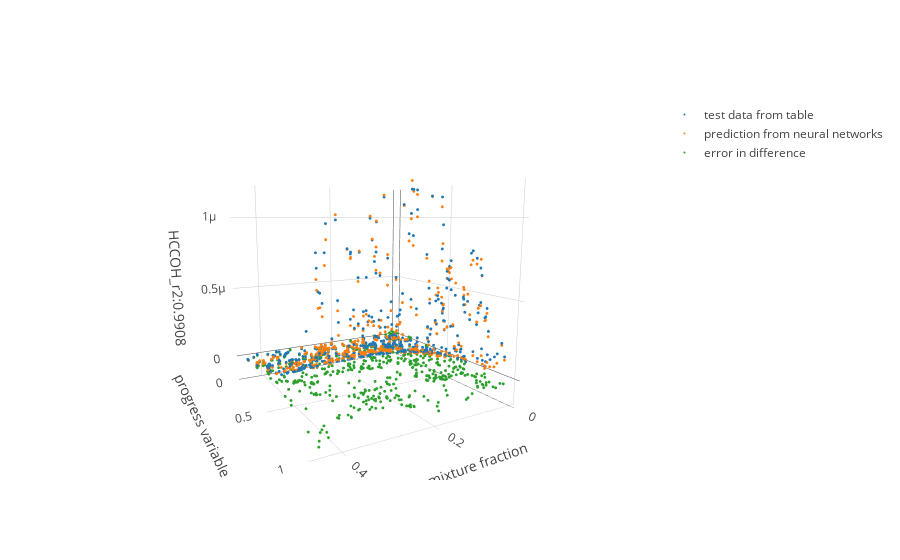

Notebook cell for this chart:
### Markdown cell above
## interactive plot

### Code cell
#@title Default title text
# species = 'PVs' #@param {type:"string"}
species = np.random.choice(labels)
# configure_plotly_browser_state()
# init_notebook_mode(connected=False)

from sklearn.metrics import r2_score


df_t=df_test.loc[df_test['zeta']==zeta_level[5]].sample(frac=0.5)
# df_p=df_pred.loc[df_pred['zeta']==zeta_level[1]].sample(frac=0.1)
df_p=df_pred.loc[df_t.index]
error=df_p[species]-df_t[species]
r2=round(r2_score(df_p[species],df_t[species]),4)
fig_db = {
    'data': [       
        {'name':'test data from table',
         'x': df_t['f'],
         'y': df_t['pv'],
         'z': df_t[species],
         'type':'scatter3d', 
        'mode': 'markers',
          'marker':{
              'size':1
          }
        },
        {'name':'prediction from neural networks',
         'x': df_p['f'],
         'y': df_p['pv'],
         'z': df_p[species],
         'type':'scatter3d', 
        'mode': 'markers',
          'marker':{
              'size':1
          },
        },
        {'name':'error in difference',
         'x': df_p['f'],
         'y': df_p['pv'],
         'z': error,
         'type':'scatter3d', 
         'mode': 'markers',
          'marker':{
              'size':1
          },
         }       
    ],
    'layout': {
        'scene':{
            'xaxis': {'title':'mixture fraction'},
            'yaxis': {'title':'progress variable'},
            'zaxis': {'title': species+'_r2:'+str(r2)}
                 }
    }
}
# iplot(fig_db, filename='multiple-scatter')
iplot(fig_db)
print(species,r2)

### Figure 1 — Plotly figure (JSON) as saved in the notebook; plotly's stock layout.template omitted (floating-point values rounded to 4 significant figures; data arrays with more than 128 entries replaced by an {"elided": "..."} marker saying what was removed)
{"data": [{"marker": {"size": 1}, "mode": "markers", "name": "test data from table", "type": "scatter3d", "uid": "07ec5935-1853-45b5-81e7-86ded9f79ab6", "x": {"elided": "541 float values"}, "y": {"elided": "541 float values"}, "z": {"elided": "541 float values"}}, {"marker": {"size": 1}, "mode": "markers", "name": "prediction from neural networks", "type": "scatter3d", "uid": "6602fe62-b2df-4bdf-ab67-f133e2dd66b1", "x": {"elided": "541 float values"}, "y": {"elided": "541 float values"}, "z": {"elided": "541 float values"}}, {"marker": {"size": 1}, "mode": "markers", "name": "error in difference", "type": "scatter3d", "uid": "469c3441-0547-44e2-b2a6-fbce8933d7b1", "x": {"elided": "541 float values"}, "y": {"elided": "541 float values"}, "z": {"elided": "541 float values"}}], "layout": {"autosize": true, "scene": {"aspectmode": "auto", "aspectratio": {"x": 1, "y": 1, "z": 1}, "camera": {"center": {"x": 0, "y": 0, "z": 0}, "eye": {"x": 1.057, "y": 1.858, "z": 0.3413}, "up": {"x": 0, "y": 0, "z": 1}}, "xaxis": {"title": {"text": "mixture fraction"}, "type": "linear"}, "yaxis": {"title": {"text": "progress variable"}, "type": "linear"}, "zaxis": {"title": {"text": "HCCOH_r2:0.9908"}, "type": "linear"}}}}
